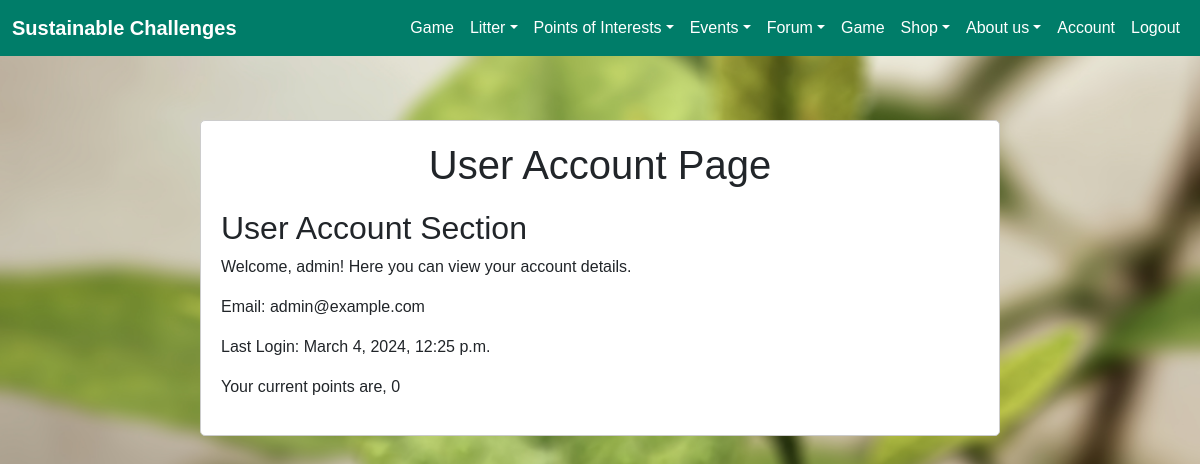
/account/user_account (signed in), run on an earlier commit of the app's database.
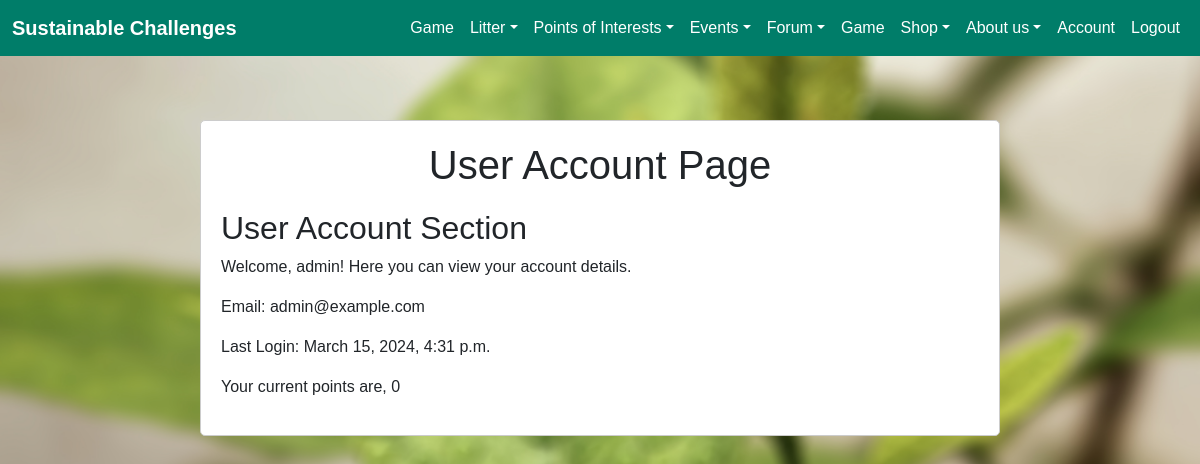
And on a later commit of the database.
### sustainable_challenges/authuser/models.py (models this page shows, shortened)
class User(AbstractBaseUser, PermissionsMixin):
    email = models.EmailField(unique=True)
    username = models.CharField(max_length=30, unique=True, default="")
    first_name = models.CharField(max_length=30, default="")
    last_name = models.CharField(max_length=30, default="")
    points = models.IntegerField(default=0)
    level = models.IntegerField(default=1)
    tasks_till_next = models.IntegerField(default=1)
    GAME_MANAGER = None
    is_active = models.BooleanField(default=True)
    is_superuser = models.BooleanField(default=False)
    is_staff = models.BooleanField(default=False)
    date_joined = models.DateTimeField(default=timezone.now)
    last_login = models.DateTimeField(blank=True, null=True)
    objects = CustomUserManager()
    USERNAME_FIELD = 'email'
    EMAIL_FIELD = 'email'
    REQUIRED_FIELDS = []
    groups = models.ManyToManyField(
        'auth.Group',
        related_name='user_groups',
        blank=True,
        verbose_name='groups',
        help_text='The groups this user belongs to. A user will get all permissions granted to these groups.',
    )
    user_permissions = models.ManyToManyField(
        'auth.Permission',
        related_name='user_permissions',
        blank=True,
        verbose_name='user permissions',
        help_text='Specific permissions for this user.',
        related_query_name='user',
    )
    class Meta:
        verbose_name = 'User'
        verbose_name_plural = 'Users'

### sustainable_challenges/account/views.py (the view)
# urls.py: path("user_account", views.user_account, name='user_account'),
def user_account(request):
  user = request.user  # Retrieve the current logged-in user
  context = {
      'user': user,
      'is_staff': request.user.is_staff# Pass the user object to the template
  }
  return render(request, 'user_account.html', context)

### sustainable_challenges/account/templates/user_account.html (shortened to what this page needs)
{% extends 'home/base.html'%}
{%block content%}
{% load static %}
<!DOCTYPE html>
<html lang="en">
<head>
</head>
<body>
    <div class="container">
        <h1>User Account Page</h1>
        <div class="user-content">
            <h2>User Account Section</h2>
            <p>Welcome, {{ user.username }}! Here you can view your account details.</p>
            <p>Email: {{ user.email }}</p>
            <p>Last Login: {{ user.last_login }}</p>
            <p>Your current points are, {{ user.points}}</p>
        </div>
    </div>
</body>
</html>
{%endblock%}

What changed in the data, as far as the page shows it:
changed User "admin": last_login "March 4, 2024, 12:25 p.m." → "March 15, 2024, 4:31 p.m."
